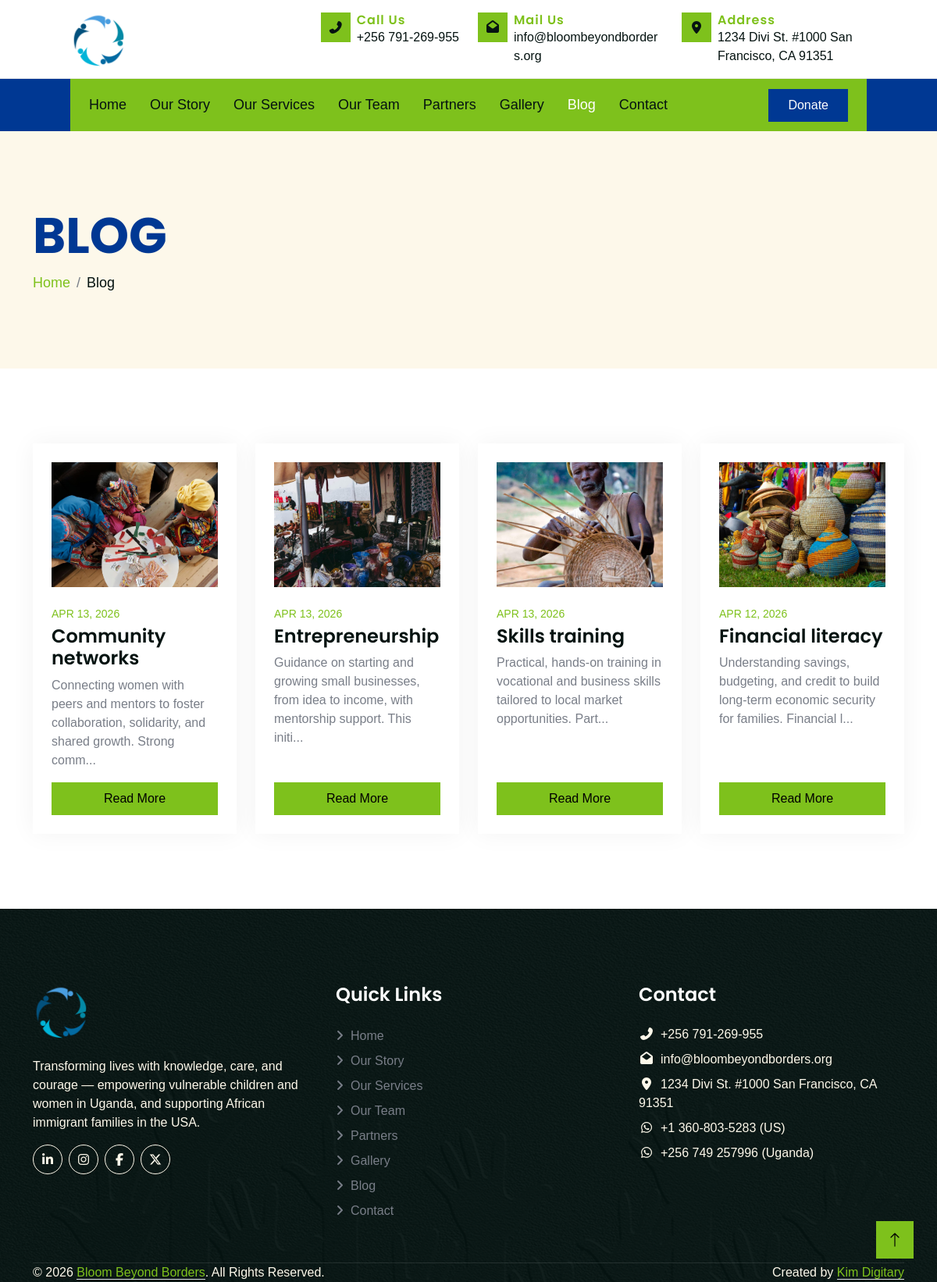
Page /blog on the committed database.
### tables this page shows
CREATE TABLE IF NOT EXISTS blog_posts (
    id INT UNSIGNED AUTO_INCREMENT PRIMARY KEY,
    title VARCHAR(200) NOT NULL,
    slug VARCHAR(220) NOT NULL,
    body LONGTEXT NOT NULL,
    featured_image_path VARCHAR(255) NULL,
    status ENUM('draft', 'published') NOT NULL DEFAULT 'draft',
    published_at DATETIME NULL,
    created_at DATETIME NOT NULL DEFAULT CURRENT_TIMESTAMP,
    updated_at DATETIME NOT NULL DEFAULT CURRENT_TIMESTAMP ON UPDATE CURRENT_TIMESTAMP,
    UNIQUE KEY uq_blog_posts_slug (slug),
    KEY idx_blog_posts_status_published_at (status, published_at)
);

### app/Core/Controller.php (called while the page is built, shortened)
<?php
abstract class Controller
{
    protected function view(string $view, array $data = []): void
    {
        $viewsDir = dirname(__DIR__) . '/Views';
        $viewPath = $viewsDir . '/' . $view . '.php';
        extract($data);
        require $viewsDir . '/partials/header.php';
        require $viewPath;
        require $viewsDir . '/partials/footer.php';
    }
}

### app/Controllers/BlogController.php (called while the page is built, shortened)
<?php
class BlogController extends Controller
{
    public function index(): void
    {
        $this->view('blog/index', [
            'title' => 'Blog - Bloom Beyond Borders',
            'pageTitle' => 'Blog',
            'description' => 'News and updates from Bloom Beyond Borders on our programs supporting children and women in Uganda and African immigrant families in the USA.',
            'posts' => (new BlogPost())->publishedList(),
        ]);
    }
}

### public/index.php (called while the page is built, shortened)
<?php
$router = new Router();
$router->get('/', [HomeController::class, 'index']);
$router->get('/our-story', [StoryController::class, 'index']);
$router->get('/our-services', [ServicesController::class, 'index']);
$router->get('/our-team', [TeamController::class, 'index']);
$router->get('/partners', [PartnersController::class, 'index']);
$router->get('/gallery', [GalleryController::class, 'index']);
$router->get('/blog', [BlogController::class, 'index']);
$router->get('/blog/{slug}', [BlogController::class, 'show']);
$router->post('/blog/{slug}/comments', [BlogController::class, 'submitComment']);
$router->get('/contact', [ContactController::class, 'index']);
$router->post('/contact', [ContactController::class, 'submit']);
$router->get('/donate', [DonationController::class, 'index']);
$router->post('/donate/checkout', [DonationController::class, 'checkout']);
$router->get('/donate/thank-you', [DonationController::class, 'thankYou']);
$router->get('/donate/{slug}', [DonationController::class, 'show']);
$router->post('/stripe/webhook', [StripeWebhookController::class, 'handle']);
$router->get('/sitemap.xml', [SitemapController::class, 'index']);
$router->get('/admin/login', [AdminAuthController::class, 'showLogin']);
$router->post('/admin/login', [AdminAuthController::class, 'login']);
$router->post('/admin/logout', [AdminAuthController::class, 'logout']);
$router->get('/admin/forgot-password', [AdminAuthController::class, 'showForgotPassword']);
$router->post('/admin/forgot-password', [AdminAuthController::class, 'forgotPassword']);
$router->get('/admin/set-password/{token}', [AdminAuthController::class, 'showSetPassword']);
$router->post('/admin/set-password/{token}', [AdminAuthController::class, 'setPassword']);
$router->get('/admin', [AdminDashboardController::class, 'index']);
$router->get('/admin/settings', [AdminSettingsController::class, 'index']);
$router->post('/admin/settings', [AdminSettingsController::class, 'update']);
$router->get('/admin/team', [AdminTeamController::class, 'index']);
$router->get('/admin/team/create', [AdminTeamController::class, 'create']);
$router->post('/admin/team', [AdminTeamController::class, 'store']);
$router->get('/admin/team/{id}/edit', [AdminTeamController::class, 'edit']);
$router->post('/admin/team/{id}', [AdminTeamController::class, 'update']);
$router->post('/admin/team/{id}/delete', [AdminTeamController::class, 'destroy']);
$router->get('/admin/partners', [AdminPartnersController::class, 'index']);
$router->get('/admin/partners/create', [AdminPartnersController::class, 'create']);
$router->post('/admin/partners', [AdminPartnersController::class, 'store']);
$router->get('/admin/partners/{id}/edit', [AdminPartnersController::class, 'edit']);
$router->post('/admin/partners/{id}', [AdminPartnersController::class, 'update']);
$router->post('/admin/partners/{id}/delete', [AdminPartnersController::class, 'destroy']);
$router->get('/admin/gallery', [AdminGalleryController::class, 'index']);
$router->get('/admin/gallery/create', [AdminGalleryController::class, 'createAlbum']);
$router->post('/admin/gallery', [AdminGalleryController::class, 'storeAlbum']);
$router->get('/admin/gallery/{id}/edit', [AdminGalleryController::class, 'editAlbum']);
$router->post('/admin/gallery/{id}', [AdminGalleryController::class, 'updateAlbum']);
$router->post('/admin/gallery/{id}/delete', [AdminGalleryController::class, 'destroyAlbum']);
$router->get('/admin/gallery/{id}', [AdminGalleryController::class, 'showAlbum']);
$router->post('/admin/gallery/{albumId}/images', [AdminGalleryController::class, 'storeImage']);
$router->get('/admin/gallery/{albumId}/images/{imageId}/edit', [AdminGalleryController::class, 'editImage']);
$router->post('/admin/gallery/{albumId}/images/{imageId}', [AdminGalleryController::class, 'updateImage']);
$router->post('/admin/gallery/{albumId}/images/{imageId}/delete', [AdminGalleryController::class, 'destroyImage']);
$router->get('/admin/blog', [AdminBlogController::class, 'index']);
$router->get('/admin/blog/create', [AdminBlogController::class, 'create']);
$router->post('/admin/blog', [AdminBlogController::class, 'store']);
$router->get('/admin/blog/{id}/edit', [AdminBlogController::class, 'edit']);
$router->post('/admin/blog/{id}', [AdminBlogController::class, 'update']);
$router->post('/admin/blog/{id}/delete', [AdminBlogController::class, 'destroy']);
$router->get('/admin/comments', [AdminCommentsController::class, 'index']);
$router->post('/admin/comments/{id}/approve', [AdminCommentsController::class, 'approve']);
$router->post('/admin/comments/{id}/delete', [AdminCommentsController::class, 'destroy']);
$router->get('/admin/contact', [AdminContactController::class, 'index']);
$router->post('/admin/contact/{id}/delete', [AdminContactController::class, 'destroy']);
$router->get('/admin/story', [AdminStoryController::class, 'index']);
$router->get('/admin/story/stats/create', [AdminStoryController::class, 'createStat']);
$router->post('/admin/story/stats', [AdminStoryController::class, 'storeStat']);
$router->get('/admin/story/stats/{id}/edit', [AdminStoryController::class, 'editStat']);
$router->post('/admin/story/stats/{id}', [AdminStoryController::class, 'updateStat']);
$router->post('/admin/story/stats/{id}/delete', [AdminStoryController::class, 'destroyStat']);
$router->get('/admin/story/finance/create', [AdminStoryController::class, 'createFinance']);
$router->post('/admin/story/finance', [AdminStoryController::class, 'storeFinance']);
$router->get('/admin/story/finance/{id}/edit', [AdminStoryController::class, 'editFinance']);
$router->post('/admin/story/finance/{id}', [AdminStoryController::class, 'updateFinance']);
$router->post('/admin/story/finance/{id}/delete', [AdminStoryController::class, 'destroyFinance']);
$router->post('/admin/story/letter', [AdminStoryController::class, 'updateLetter']);
$router->get('/admin/donations', [AdminDonationsController::class, 'index']);
$router->get('/admin/donation-schemes', [AdminDonationSchemesController::class, 'index']);
$router->get('/admin/donation-schemes/create', [AdminDonationSchemesController::class, 'create']);
$router->post('/admin/donation-schemes', [AdminDonationSchemesController::class, 'store']);
$router->get('/admin/donation-schemes/{id}/edit', [AdminDonationSchemesController::class, 'edit']);
$router->post('/admin/donation-schemes/{id}', [AdminDonationSchemesController::class, 'update']);
$router->post('/admin/donation-schemes/{id}/delete', [AdminDonationSchemesController::class, 'destroy']);
$router->get('/admin/users', [AdminUsersController::class, 'index']);
$router->get('/admin/users/create', [AdminUsersController::class, 'create']);
$router->post('/admin/users', [AdminUsersController::class, 'store']);
$router->get('/admin/users/{id}/edit', [AdminUsersController::class, 'edit']);
$router->post('/admin/users/{id}', [AdminUsersController::class, 'update']);
$router->post('/admin/users/{id}/delete', [AdminUsersController::class, 'destroy']);
$router->post('/admin/users/{id}/send-link', [AdminUsersController::class, 'sendLink']);
$router->get('/admin/roles', [AdminRolesController::class, 'index']);
$router->get('/admin/roles/create', [AdminRolesController::class, 'create']);
$router->post('/admin/roles', [AdminRolesController::class, 'store']);
$router->get('/admin/roles/{id}/edit', [AdminRolesController::class, 'edit']);
$router->post('/admin/roles/{id}', [AdminRolesController::class, 'update']);
$router->post('/admin/roles/{id}/delete', [AdminRolesController::class, 'destroy']);
$router->get('/admin/account', [AdminAccountController::class, 'index']);
$router->post('/admin/account', [AdminAccountController::class, 'update']);
$router->dispatch($_SERVER['REQUEST_METHOD'], $_SERVER['REQUEST_URI']);

### app/Models/BlogPost.php (called while the page is built, shortened)
<?php
class BlogPost extends Model
{
    public function publishedList(): array
    {
        return $this->db
            ->query("SELECT * FROM blog_posts WHERE status = 'published' ORDER BY published_at DESC")
            ->fetchAll();
    }
}

### app/Views/blog/index.php (the view)
<?php
require dirname(__DIR__) . '/partials/page-header.php';
?>
<div class="container-fluid py-5">
    <div class="container">
        <?php if (!empty($posts)): ?>
            <div class="row g-4">
                <?php foreach ($posts as $post): ?>
                    <div class="col-md-6 col-lg-3 wow fadeIn" data-wow-delay="0.1s">
                        <div class="donation-item h-100 p-4">
                            <?php if (!empty($post['featured_image_path'])): ?>
                                <div class="mb-4">
                                    <img class="img-fluid w-100" style="aspect-ratio: 4 / 3; object-fit: cover;" src="/<?= htmlspecialchars(ltrim($post['featured_image_path'], '/')) ?>" alt="<?= htmlspecialchars($post['title']) ?>">
                                </div>
                            <?php endif; ?>
                            <span class="text-primary small text-uppercase"><?= htmlspecialchars(date('M j, Y', strtotime((string) $post['published_at']))) ?></span>
                            <a href="/blog/<?= htmlspecialchars($post['slug']) ?>" class="h4 d-block mt-1 mb-2"><?= htmlspecialchars($post['title']) ?></a>
                            <p class="mb-3"><?= htmlspecialchars(mb_strimwidth(strip_tags((string) $post['body']), 0, 110, '...')) ?></p>
                            <a href="/blog/<?= htmlspecialchars($post['slug']) ?>" class="btn btn-primary w-100 py-2">Read More</a>
                        </div>
                    </div>
                <?php endforeach; ?>
            </div>
        <?php else: ?>
            <p class="text-center text-muted">Blog posts will appear here once published via the back office.</p>
        <?php endif; ?>
    </div>
</div>

### app/Core/Router.php (shortened to what this page needs)
<?php
class Router
{
    private array $routes = [];
    private function add(string $method, string $path, array $handler): void
    {
        $this->routes[] = [
            'method' => $method,
            'pattern' => $this->toPattern($path),
            'handler' => $handler,
        ];
    }
    private function toPattern(string $path): string
    {
        $pattern = preg_replace('#\{[a-zA-Z_][a-zA-Z0-9_]*\}#', '([^/]+)', $path);
        return '#^' . $pattern . '$#';
    }
    public function dispatch(string $method, string $uri): void
    {
        $path = parse_url($uri, PHP_URL_PATH) ?: '/';
        $path = rtrim($path, '/');
        foreach ($this->routes as $route) {
            if (preg_match($route['pattern'], $path, $matches)) {
                array_shift($matches);
                [$controllerClass, $action] = $route['handler'];
                $controller = new $controllerClass();
                $controller->$action(...$matches);
                return;
            }
        }
    }
}

### public/css/style.css (style rules this page uses)
:root { --bs-primary: #7ec11c; --bs-secondary: #003893; --bs-tertiary: #797E88; }
h1, .h1, h2, .h2, h3, .h3, h4, .h4, h5, .h5, h6, .h6 { font-family: "Poppins", sans-serif; }
.btn { transition: .5s; }
.donation-item { display: flex; flex-direction: column; box-shadow: 0 0 30px rgba(0, 0, 0, .05); transition: .5s; }
.donation-item .btn-primary.w-100 { margin-top: auto; }

### rows in the picture
blog_posts: featured_image_path (picture), published_at "APR 13, 2026", title "Community networks", body "Connecting women with peers and mentors to foster collaboration, solidarity, and shared growth. Strong comm..."
blog_posts: featured_image_path (picture), published_at "APR 13, 2026", title "Entrepreneurship", body "Guidance on starting and growing small businesses, from idea to income, with mentorship support. This initi..."
blog_posts: featured_image_path (picture), published_at "APR 13, 2026", title "Skills training", body "Practical, hands-on training in vocational and business skills tailored to local market opportunities. Part..."
blog_posts: featured_image_path (picture), published_at "APR 12, 2026", title "Financial literacy", body "Understanding savings, budgeting, and credit to build long-term economic security for families. Financial l..."

### other values in the picture
$settings['contact_phone'] "+256 791-269-955"
$settings['contact_email'] "info@bloombeyondborders.org"
$settings['contact_address'] "1234 Divi St. #1000 San Francisco, CA 91351"
$label "Home"
$label "Our Story"
$label "Our Services"
$label "Our Team"
$label "Partners"
$label "Gallery"
$label "Blog"
$label "Contact"
$settings['whatsapp_us'] "+1 360-803-5283"
$settings['whatsapp_ug'] "+256 749 257996"
